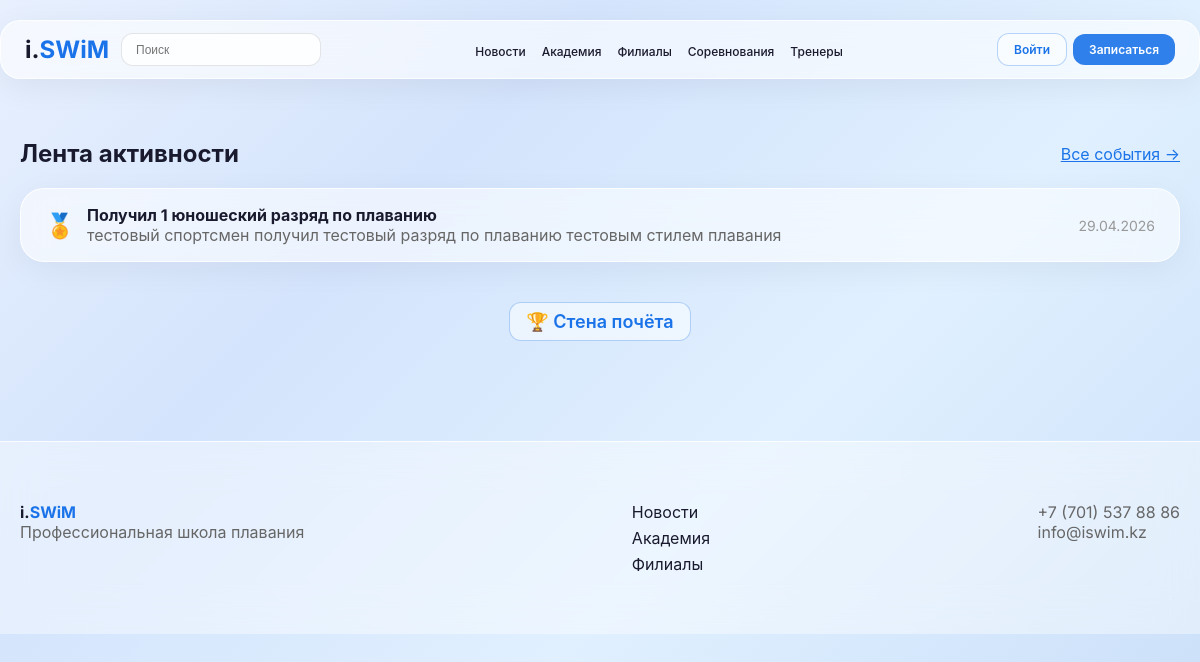
The app's page /, older data.
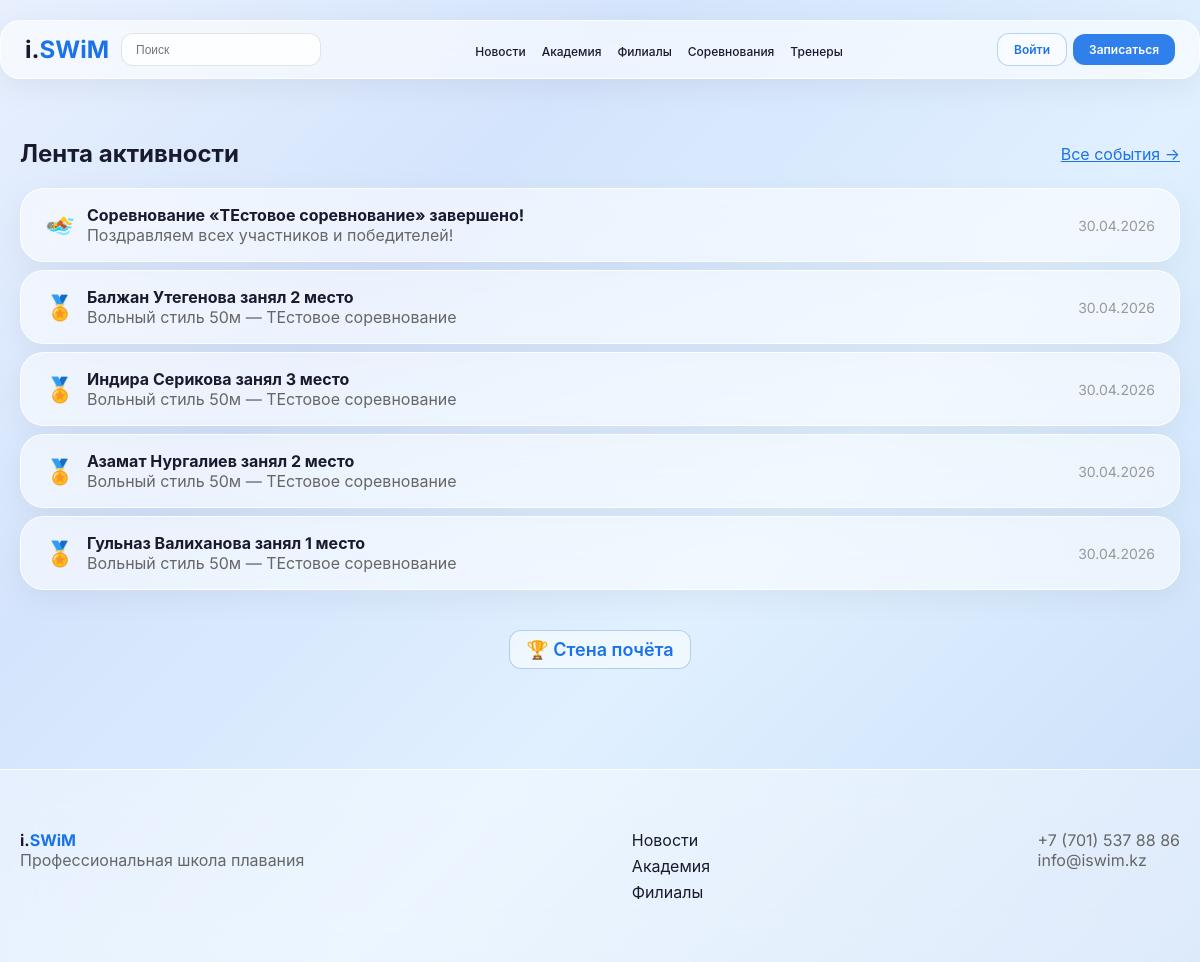
The same page, newer data.
### activity/models.py (models this page shows, shortened)
class Activity(models.Model):
    ACTIVITY_TYPES = [
        ('achievement', 'Достижение'),
        ('competition', 'Соревнование'),
        ('record', 'Рекорд'),
        ('photo', 'Фото'),
        ('other', 'Другое'),
    ]
    user = models.ForeignKey(User, on_delete=models.CASCADE, related_name='activities', verbose_name='Пользователь')
    activity_type = models.CharField(max_length=20, choices=ACTIVITY_TYPES, verbose_name='Тип')
    title = models.CharField(max_length=300, verbose_name='Заголовок')
    description = models.TextField(blank=True, verbose_name='Описание')
    link = models.CharField(max_length=500, blank=True, verbose_name='Ссылка')
    created_at = models.DateTimeField(auto_now_add=True, verbose_name='Создано')
    class Meta:
        verbose_name = 'Активность'
        verbose_name_plural = 'Активности'
        ordering = ['-created_at']

### core/views.py (the view)
# urls.py: path('', index, name='home'),
def index(request):
    activities = Activity.objects.all()[:5]
    return render(request, 'core/index.html', {'activities': activities})

### core/templates/core/index.html
{% extends 'core/base.html' %}
{% block content %}
<div class="container" style="margin-top:40px;">
    {% if activities %}
    <div>
        <div style="display:flex;justify-content:space-between;align-items:center;margin-bottom:20px;">
            <h2 style="font-weight:700;">Лента активности</h2>
            <a href="{% url 'activity_list' %}" style="color:#1a73e8;">Все события →</a>
        </div>
        {% for activity in activities %}
            <div class="glass-card" style="margin-bottom:8px;padding:16px 24px;display:flex;align-items:center;gap:12px;">
                <span style="font-size:24px;">
                    {% if activity.activity_type == 'achievement' %}🏅
                    {% elif activity.activity_type == 'record' %}⭐
                    {% elif activity.activity_type == 'competition' %}🏊
                    {% elif activity.activity_type == 'photo' %}📸
                    {% else %}📣{% endif %}
                </span>
                <div style="flex:1;">
                    <strong>{{ activity.title }}</strong>
                    {% if activity.description %}<p style="color:#666;margin:0;">{{ activity.description }}</p>{% endif %}
                </div>
                <span style="color:#999;font-size:14px;">{{ activity.created_at|date:"d.m.Y" }}</span>
            </div>
        {% endfor %}
    </div>
    {% else %}
    <div class="glass-card" style="text-align:center;padding:48px;">
        <p style="color:#999;font-size:18px;">Пока нет событий</p>
    </div>
    {% endif %}
    <div style="margin-top:40px;text-align:center;">
        <a href="{% url 'wall_of_fame' %}" class="btn-glass-outline" style="font-size:18px;">🏆 Стена почёта</a>
    </div>
</div>
{% endblock %}

Row changes from the older to the newer data that the page shows:
no longer on this page (row unchanged): Activity: title "Получил 1 юношеский разряд по плаванию", description "тестовый спортсмен получил тестовый разряд по плаванию тестовым стилем плавания", created_at "29.04.2026"
added Activity: title "Соревнование «ТЕстовое соревнование» завершено!", description "Поздравляем всех участников и победителей!", created_at "30.04.2026"
added Activity: title "Балжан Утегенова занял 2 место", description "Вольный стиль 50м — ТЕстовое соревнование", created_at "30.04.2026"
added Activity: title "Индира Серикова занял 3 место", description "Вольный стиль 50м — ТЕстовое соревнование", created_at "30.04.2026"
added Activity: title "Азамат Нургалиев занял 2 место", description "Вольный стиль 50м — ТЕстовое соревнование", created_at "30.04.2026"
added Activity: title "Гульназ Валиханова занял 1 место", description "Вольный стиль 50м — ТЕстовое соревнование", created_at "30.04.2026"
